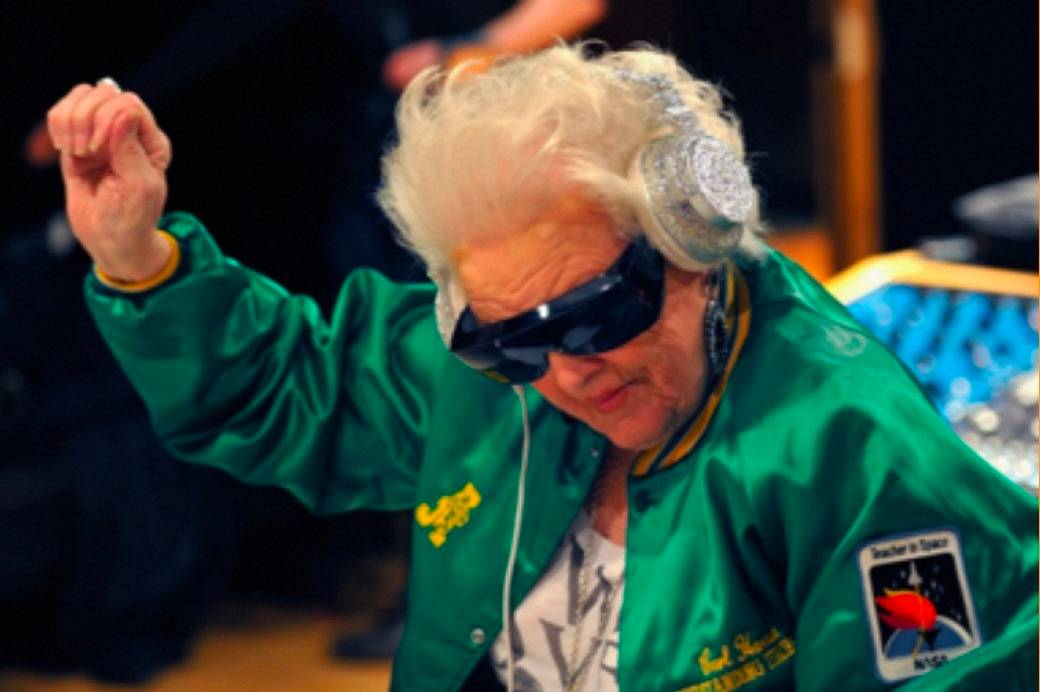
#> input picture DeepSeek-VL-main/deepseek_vl/serve/examples/rap.jpeg, 1040 x 692 px
$ python -i image_processor.py   (imports and definitions only)
#> lines starting #> are read from the running program, lines starting #| are printed output that depends on the picture
"""
图像处理模块
功能：图像增强、通过远程多模态 API 生成描述
"""

import os
import re
from PIL import Image, ImageEnhance
from typing import Optional, Dict, Any

try:
    from utils.path_config import workspace_relative
except ImportError:  # Package import used by tests and library callers.
    from ..utils.path_config import workspace_relative


def _relative_path(path: Optional[str]) -> str:
    return workspace_relative(path)


class ImageProcessor:
    def __init__(self, logger=None, vlm_client=None):
        """初始化图像处理器。"""
        self.logger = logger
        self.vlm_client = vlm_client

    def enhance_image(self, image_path: str) -> str:
        """
        增强图像质量

        Args:
            image_path: 图像路径

        Returns:
            增强后的图像路径
        """
        try:
            # 检查文件是否存在
            if not os.path.exists(image_path):
                if self.logger:
                    self.logger.warning(f"图像文件不存在: {image_path}")
                return image_path

            # 检查文件扩展名
            file_ext = os.path.splitext(image_path)[1].lower()
            if file_ext in ['.svg', '.emf', '.wmf']:
                # 矢量图无法用PIL增强，跳过
                if self.logger:
                    self.logger.info(f"跳过矢量图增强: {image_path}")
                return image_path

            img = Image.open(image_path)
#> img is the input picture: PIL image 1040x692 RGB; mean R, G, B 53.2, 67.4, 59

            # 处理调色板模式（Palette）图像的透明度问题
            if img.mode == 'P':
                # 如果有透明度信息，转换为RGBA
                if 'transparency' in img.info:
                    img = img.convert('RGBA')
                else:
                    img = img.convert('RGB')

            # 转换为RGB模式（统一处理）
            if img.mode == 'RGBA':
                # RGBA需要处理透明度，创建白色背景
                background = Image.new('RGB', img.size, (255, 255, 255))
                background.paste(img, mask=img.split()[3])  # 使用alpha通道作为mask
                img = background
            elif img.mode != 'RGB':
                img = img.convert('RGB')

            # 增强对比度
            enhancer = ImageEnhance.Contrast(img)
            img = enhancer.enhance(1.5)
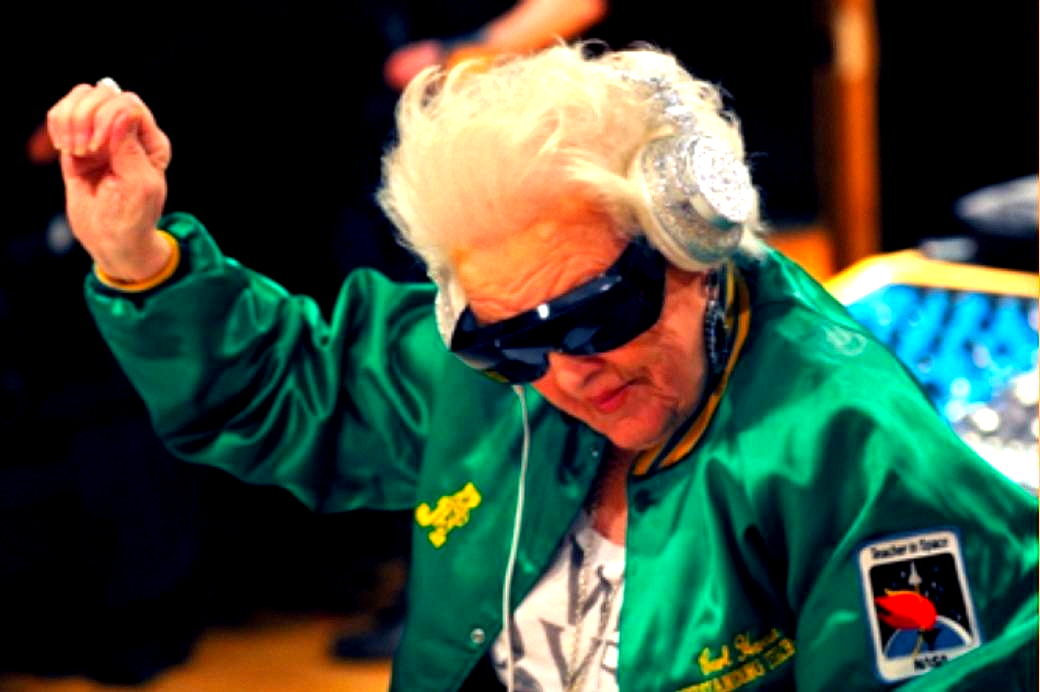
#> img: PIL image 1040x692 RGB; mean R, G, B 60.9, 76.6, 59.8

            # 增强锐度
            enhancer = ImageEnhance.Sharpness(img)
            img = enhancer.enhance(1.3)

            # Only change the file name suffix. Replacing every "." also changes
            # model directories such as qwen3.7-plus.
            root, ext = os.path.splitext(image_path)
            enhanced_path = f"{root}_enhanced{ext}"
            img.save(enhanced_path)

            return enhanced_path
        except Exception as e:
            if self.logger:
                self.logger.error(f"图像增强失败: {e}")
            return image_path

    # [165 lines left out: functions generate_description, process_image, not called in this run]

>>> result = ImageProcessor().enhance_image('../../DeepSeek-VL-main/deepseek_vl/serve/examples/rap.jpeg')
